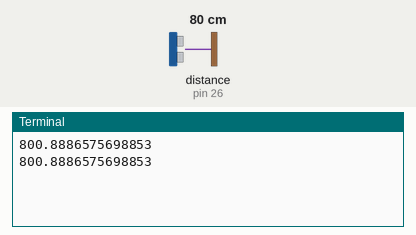
Bench run of a program on a simulated Raspberry Pi (header pin numbers). Parts: the last lines printed to the terminal. The inputs (shaded band) are chosen by the test bench; at power-on: distance to the obstacle (sensor on pin 26) 80 cm. The echo pulse lasts 58.3 µs per cm; the clock reads 2024-03-15 10:24:30 at power-on unless the program sets it.

Above: at 1.2 s.
1.3 s: distance to the obstacle (sensor on pin 26) set to 2 cm
At 2.6 s:
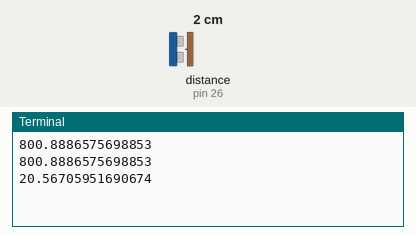
2.8 s: distance to the obstacle (sensor on pin 26) set to 4 cm
At 3.6 s:
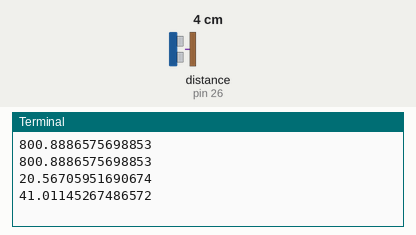
Timing chart, 0 to 5.8 s (numbered marks = the images above; inputs shaded):
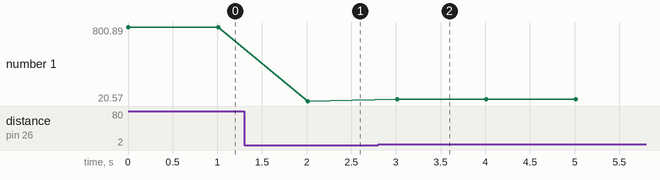

The program:

ultrasonic_sensor.py
```python
# Ultrasonic Sensor for Raspberry Pi

# import RPi.GPIO as GPIO
# import time
# GPIO.setmode(GPIO.BOARD)
# s=33400
# trig=3
# echo=5
# bulb=40
# irinput=10
# GPIO.setup(10, GPIO.IN)
# GPIO.setup(trig,GPIO.OUT)
# GPIO.setup(echo,GPIO.IN)
# GPIO.setup(bulb, GPIO.OUT)
# GPIO.output(bulb, GPIO.LOW)
# while True:
#     val=GPIO.input(irinput)
#     if val==0:
#         GPIO.output(trig,GPIO.HIGH)
#         time.sleep(0.000001)
#         GPIO.output(trig,GPIO.LOW)
#         while GPIO.input(echo)==0:
#             start=time.time()
#         while GPIO.input(echo)==1:
#             stop=time.time()
#         t=stop-start
#         d=t * s
#         dd=d//2
#         print(dd)
#         time.sleep(0.1)
#         if dd <=3:
#             GPIO.output(bulb,GPIO.HIGH)
#         else:
#             GPIO.output(bulb,GPIO.LOW)

# import RPi.GPIO as GPIO
# import time
# GPIO.setmode(GPIO.BOARD)
# echo=36
# trig=38
# s=34300
# GPIO.setup(echo, GPIO.IN)
# GPIO.setup(trig, GPIO.OUT)

# while True:
#     GPIO.output(trig, 1)
#     time.sleep(0.001)
#     GPIO.output(trig, 0)

#     while GPIO.input(echo)==0:
#         start=time.time()

#     while GPIO.input(echo)==1:
#         stop=time.time()

#     t= stop - start
#     d= s * t
#     D= d / 2

#     print(D)
#     time.sleep(1)

import RPi.GPIO as GPIO
import time
GPIO.setmode(GPIO.BOARD)
#fvolt=4
#gnd=25
echo=26
trig=24

GPIO.setup(trig, GPIO.OUT)
GPIO.setup(echo, GPIO.IN)

while True:

    GPIO.output(trig, 1)
    time.sleep(0.000001)
    GPIO.output(trig, 0)

    while GPIO.input(echo)==0:
        start=time.time()

    while GPIO.input(echo)==1:
        stop=time.time()

    t=stop - start
    c= 343000 * t
    d= c / 2
    print(d)
    time.sleep(1)
```

Measured:
- after the input at 1.3 s, the terminal: prints a new line after 0.71 s (image 1)
- after the input at 2.8 s, the terminal: prints a new line after 0.21 s (image 2)
- plotted number 1: 800.89 → 20.57 after the input at 1.3 s, 20.57 → 40.97 after the input at 2.8 s
